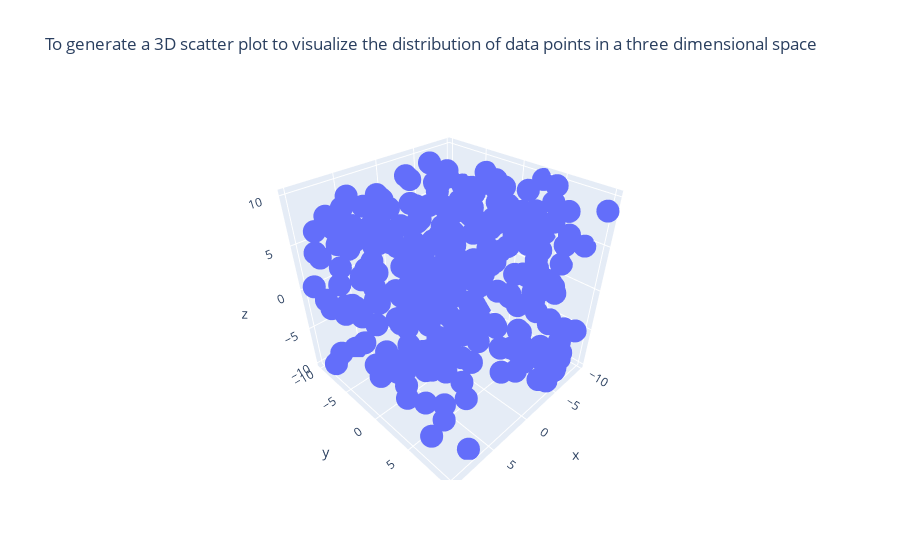

Write notebook code for a chart like this one.
### Markdown cell above
## Q1. Using the given dataset, to generate a 3D scatter plot to visualize the distribution of data points in a threedimensional space.     
np.random.seed(30)   
data = {    
    'X': np.random.uniform(-10, 10, 300),   
    'y': np.random.uniform(-10,10,300),    
    'z': np.random.uniform(-10,10,300),   
    }  
df = pd.DataFrame(data)

### Code cell
import matplotlib.pyplot as plt
import plotly.graph_objects as go 
import numpy as np
import pandas as pd
np.random.seed(30)

data ={"X": np.random.uniform(-10, 10, 300),"Y": np.random.uniform(-10,10,300),"Z": np.random.uniform(-10,10,300) }
df = pd.DataFrame(data)
fig=go.Figure()
fig.add_trace(go.Scatter3d(x=df.X,y=df.Y,z=df.Z,mode="markers"))
fig.update_layout(title="To generate a 3D scatter plot to visualize the distribution of data points in a three dimensional space")
fig.show()

### Figure 1 — Plotly figure (JSON) as saved in the notebook; plotly's stock layout.template omitted (floating-point values rounded to 4 significant figures; data arrays with more than 128 entries replaced by an {"elided": "..."} marker saying what was removed)
{"data": [{"mode": "markers", "type": "scatter3d", "x": {"elided": "300 float values"}, "y": {"elided": "300 float values"}, "z": {"elided": "300 float values"}}], "layout": {"autosize": true, "scene": {"aspectmode": "auto", "aspectratio": {"x": 0.9933, "y": 1.007, "z": 0.9996}}, "title": {"text": "To generate a 3D scatter plot to visualize the distribution of data points in a three dimensional space"}}}
